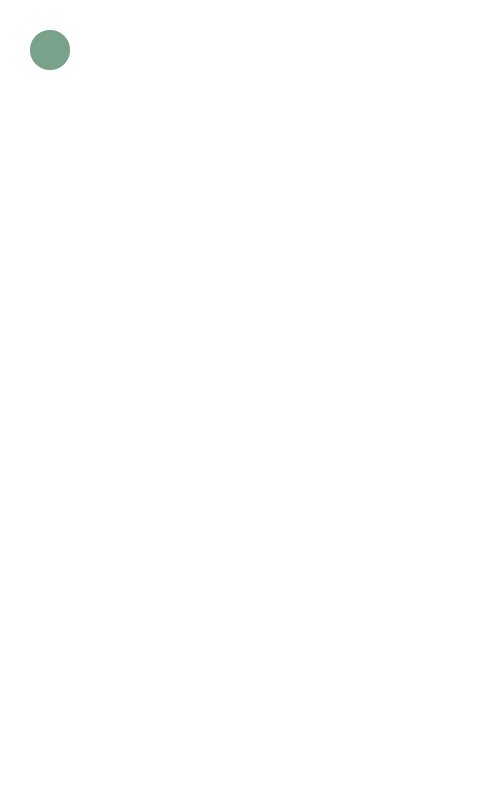
Frame 1 (no input)
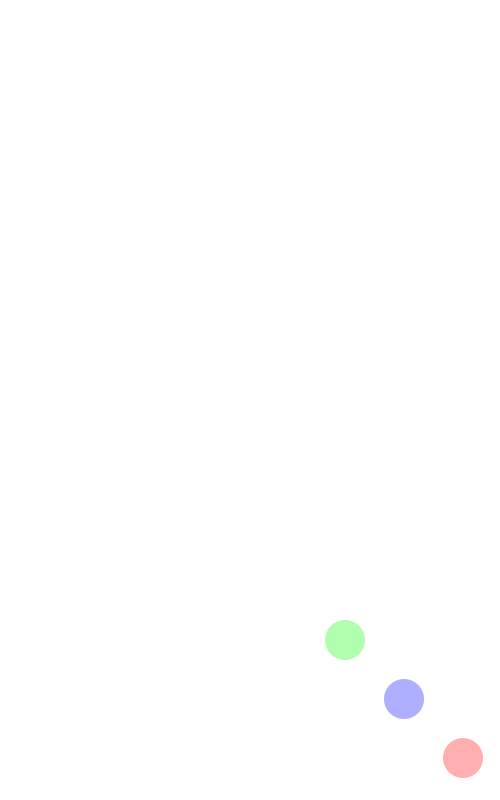
Frame 60 (the mouse pressed at the canvas centre just before this capture)
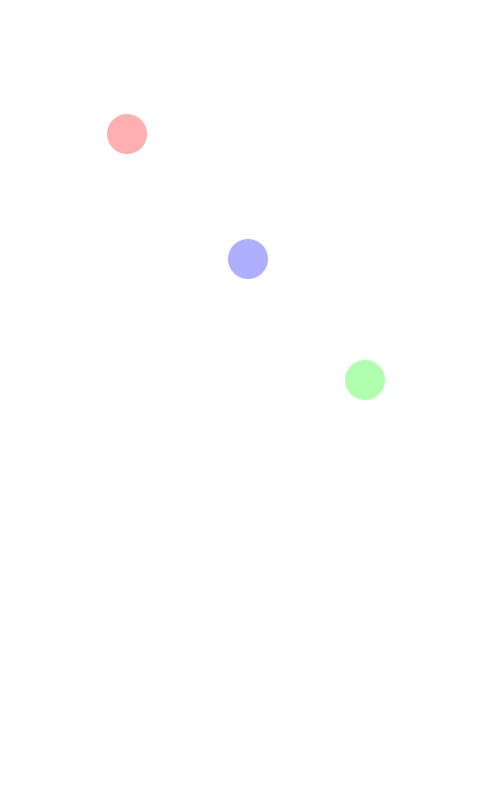
Frame 120 (the mouse held since frame 60 and released just before this capture)

The Processing sketch that drew these frames (run headless with seeded random() and noise(); from frame 60 on, the mouse is pressed at the canvas centre):

// Processing sketch: processing_109920
// ── processing_109920.pde

int place1 = width/2;
int place2 = height/2;
int speedx = 7;
int speedy = 12;

int place3 = width/2;
int place4 = height/2;
int speedx2 = 6;
int speedy2 = 11;

int place5 = width/2;
int place6 = height/2;
int speedx3 = 5;
int speedy3 = 10;


void setup(){
  size(500,800);
  ellipseMode(CENTER);
}

void draw(){
  background(255);
  fill(0);
  noStroke();
  fill(255, 0,0, 80);
  ellipse(place1, place2, 40, 40);
  fill(0, 0, 255, 80);
  ellipse(place3, place4, 40, 40);
  fill(0, 255, 0, 80);
  ellipse(place5, place6, 40, 40);
  
  if (place1 < 0){
    speedx = -1*speedx;
  }
  if (place2 < 0){
    speedy = -1*speedy;
  }
    
  if (place1 > width){
    speedx = -1*speedx;
  }
  if (place2 > height){
    speedy = -1*speedy;
  }
  
  place1 = place1 + speedx;
  place2 = place2 + speedy; 
  
  if (place3 < 0){
    speedx2 = -1*speedx2;
  }
  if (place4 < 0){
    speedy2 = -1*speedy2;
  }
    
  if (place3 > width){
    speedx2 = -1*speedx2;
  }
  if (place4 > height){
    speedy2 = -1*speedy2;
  }
  
  place3 = place3 + speedx2;
  place4 = place4 + speedy2; 
  
  if (place5 < 0){
    speedx3 = -1*speedx3;
  }
  if (place6 < 0){
    speedy3 = -1*speedy3;
  }
    
  if (place5 > width){
    speedx3 = -1*speedx3;
  }
  if (place6 > height){
    speedy3 = -1*speedy3;
  }
  
  place5 = place5 + speedx3;
  place6 = place6 + speedy3; 
  
}
